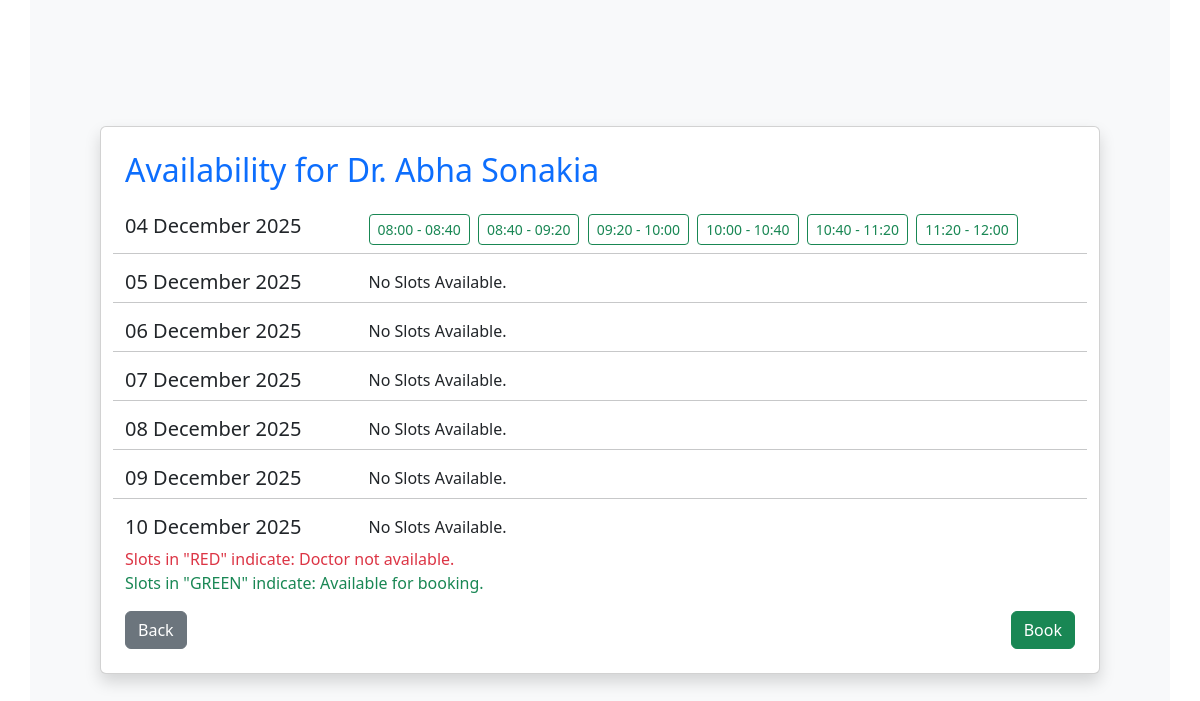
Screenshot of /check_availability?doc_id=1 (signed in) with the database file from the repository.
### backend/models.py (models this page shows, shortened)
class Doctor(db.Model,UserMixin):
    __tablename__ = "doctor"
    id = db.Column(db.Integer, primary_key = True, autoincrement = True)
    username = db.Column(db.String, unique=True)
    email = db.Column(db.String, unique = True)
    password = db.Column(db.String)
    full_name = db.Column(db.String)
    contact_no = db.Column(db.String)
    status = db.Column(db.Boolean,default=True)
    department_id = db.Column(db.Integer, db.ForeignKey("departments.id"))
    appointments = db.relationship("Appointment",backref="doctor")
    doctor_availability = db.relationship("Doctor_Availability",backref="doctor",cascade="all, delete-orphan")
    qualification= db.Column(db.Text)
    description= db.Column(db.Text)

class Doctor_Availability(db.Model):
    __tablename__="doctor_availability"
    id = db.Column(db.Integer, primary_key = True, autoincrement = True)
    doctor_id = db.Column(db.Integer, db.ForeignKey("doctor.id"), nullable=False)
    date = db.Column(db.Date, nullable=False, index=True)
    start_time = db.Column(db.Time, nullable=False)
    end_time = db.Column(db.Time, nullable=False)
    is_active=db.Column(db.Boolean,nullable=False)
    appointments = db.relationship("Appointment",backref="booked_slot",cascade="all, delete-orphan")

### backend/routes.py (the view, shortened to what this page needs)
@app.route("/check_availability", methods=["GET", "POST"])
def check_availability():
    if request.method=="GET":
        doc_id = request.args.get("doc_id")
        doctor=Doctor.query.get(doc_id)
        doc_name=doctor.full_name
        today = date.today()
        dates = [today + timedelta(days=i) for i in range(7)]
        slots_by_date = {d: [] for d in dates}
        all_slots1 = Doctor_Availability.query.filter(
        Doctor_Availability.doctor_id == doc_id,
        Doctor_Availability.date.in_(dates),
        ).order_by(Doctor_Availability.date,
               Doctor_Availability.start_time).all()
        back_url=None
        all_slots = []
        for slot in all_slots1:
            if slot.date == today:
                if slot.start_time <= datetime.now().time():
                    continue
            all_slots.append(slot)
        if isinstance(current_user, Admin):
            back_url = "/dashboard/admin"
        for slot in all_slots:
            slots_by_date[slot.date].append(slot)
        is_booking_allowed=False
        is_reschedule_allowed = False
        doc_avlb_id=None
        if request.args.get("action") == "reschedule":
            doc_avlb_id = request.args.get("slot_id")
            is_reschedule_allowed = True
        if isinstance(current_user, Patient):
            is_booking_allowed = True
            back_url = "/dashboard/patient"
        return render_template("patient/check_doc_availability.html",doc_avlb_id=doc_avlb_id if doc_avlb_id else None,is_reschedule_allowed=is_reschedule_allowed,back_url=back_url,is_booking_allowed=is_booking_allowed,slots_by_date=slots_by_date, dates=dates,doc_name=doc_name,doc_id=doc_id)

### app.py (called while the page is built)
def create_app():
    app = Flask(__name__)
    app.config["SQLALCHEMY_DATABASE_URI"] = "sqlite:///mydb.sqlite3"
    db.init_app(app)
    app.config["SECRET_KEY"] = "mysecretkey"
    loginmanager=LoginManager(app)
    @loginmanager.user_loader
    def load_user(email):
        obj=db.session.query(Doctor).filter_by(email=email).first() or db.session.query(Patient).filter_by(email=email).first() or db.session.query(Admin).filter_by(email=email).first()
        return obj
    app.app_context().push()
    return app

### backend/models.py (called while the page is built)
    @property
    def is_active(self):
        return self.status

### backend/routes.py (called while the page is built)
@app.before_request
def inactive_users():
    msg = None
    if not current_user.is_authenticated and request.endpoint != "login" and request.endpoint!="register" and request.endpoint!="home":
        if(current_user.is_active == False):
            msg = "You are not allowed to access the application. Please contact administrator."
        logout_user()
        return redirect(url_for("login", msg=msg))

### templates/patient/check_doc_availability.html (shortened to what this page needs)
<!DOCTYPE html>
<html lang="en">
<head>
    <link href="https://cdn.jsdelivr.net/npm/bootstrap@5.3.8/dist/css/bootstrap.min.css" rel="stylesheet"
>
    <link rel="stylesheet" href="https://cdn.jsdelivr.net/npm/bootstrap-icons@1.13.1/font/bootstrap-icons.min.css">
</head>
<body>
    <div class="container min-vh-100 d-flex justify-content-center align-items-center bg-light">
        <div class="card shadow p-4" style="width: 1000px;">
            <h2 class="mb-4 text-primary">Availability for {{doc_name}}</h2>
            <form method="POST" action="{{url_for('check_availability',doc_id=doc_id, action='reschedule', slot_id=doc_avlb_id) if is_reschedule_allowed else url_for('check_availability',doc_id=doc_id)}}">
                    {% for d in dates %}
                    <div class="row">
                        <div class="col-3">
                            <h5>
                                {{ d.strftime("%d %B %Y") }}
                            </h5>
                        </div>
                        <div class="col-9">
                            {% if slots_by_date[d] %}
                            {% for slot in slots_by_date[d] %}
                            <div class="btn-group">
                                <label class="btn {{ 'btn-outline-success' if slot.is_active else 'btn-outline-danger' }} btn-sm me-1 mb-2" for="slot{{ slot.id }}">
                                    {{ slot.start_time.strftime("%H:%M") }} - {{ slot.end_time.strftime("%H:%M") }}
                                </label>
                            </div>
                            {% endfor %}
                            {% else %}
                            <div>
                                No Slots Available.
                            </div>
                            {% endif %}
                        </div>
                        {% if not loop.last %}
                        <hr>
                        {% endif %}
                    </div>
                    {% endfor %}
                    <div class="text-danger">
                        Slots in "RED" indicate: Doctor not available.
                    </div>
                    <div class="text-success mb-3">
                        Slots in "GREEN" indicate: Available for booking.
                    </div>
                    <div class="d-flex justify-content-between">
                        <a href="{{back_url}}" class="btn btn-secondary">Back</a>
                        {% if is_booking_allowed %}
                        {% if is_reschedule_allowed %}
                        <button type="submit" class="btn btn-success">Reschedule</button>
                        {% else %}
                        <button type="submit" class="btn btn-success">Book</button>
                        {% endif %}
                        {% endif %}
                    </div>
            </form>
        </div>
    </div>
</body>
</html>

### rows the page displays
Doctor: full_name "Dr. Abha Sonakia"
Doctor_Availability: start_time "08:00", end_time "08:40"
Doctor_Availability: start_time "08:40", end_time "09:20"
Doctor_Availability: start_time "09:20", end_time "10:00"
Doctor_Availability: start_time "10:00", end_time "10:40"
Doctor_Availability: start_time "10:40", end_time "11:20"
Doctor_Availability: start_time "11:20", end_time "12:00"

### other values shown
{{ d.strftime("%d %B %Y") }} "04 December 2025" "05 December 2025" "06 December 2025" "07 December 2025" "08 December 2025" "09 December 2025" "10 December 2025"
